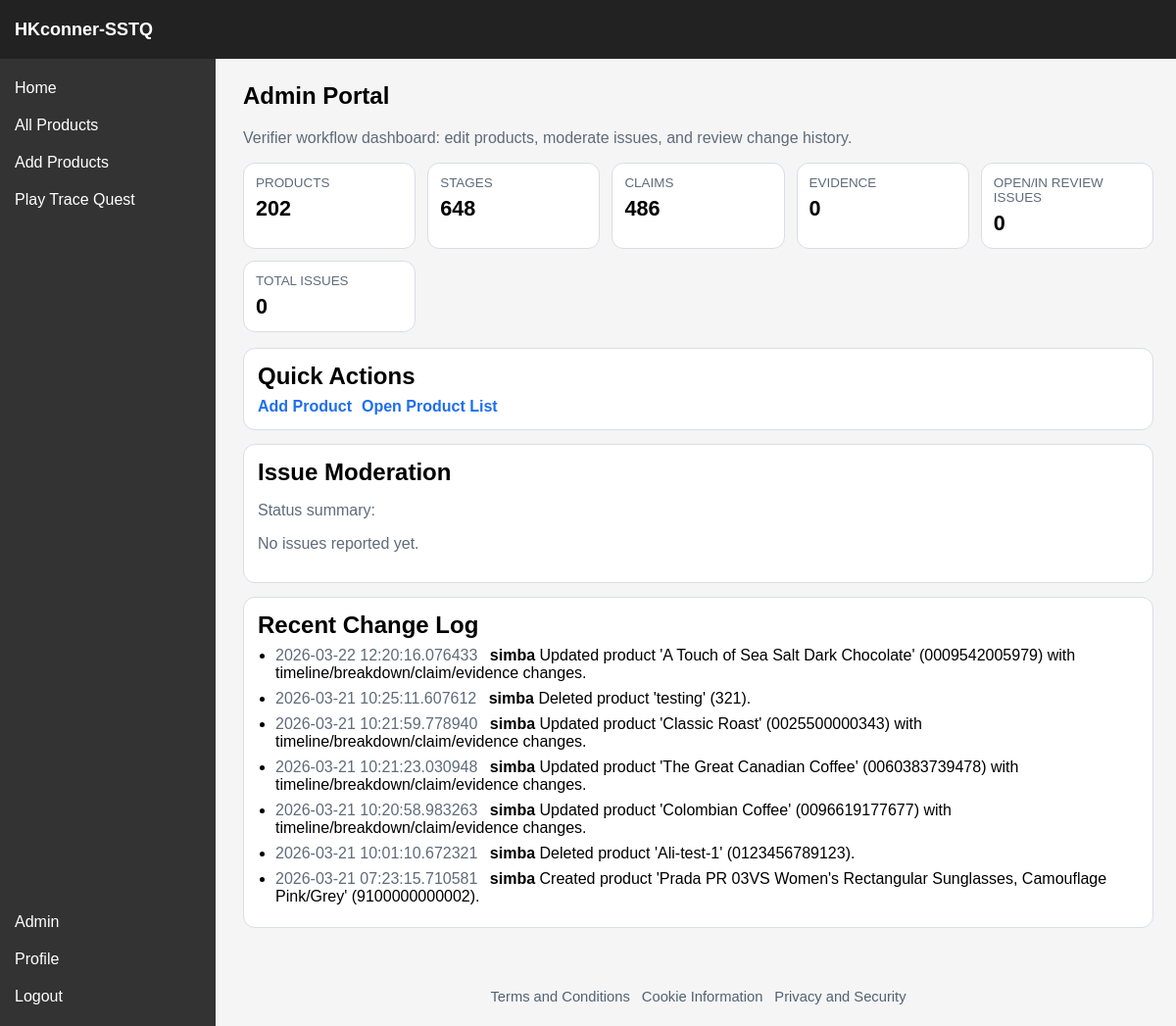
Page /admin (signed in) on the earlier database version.
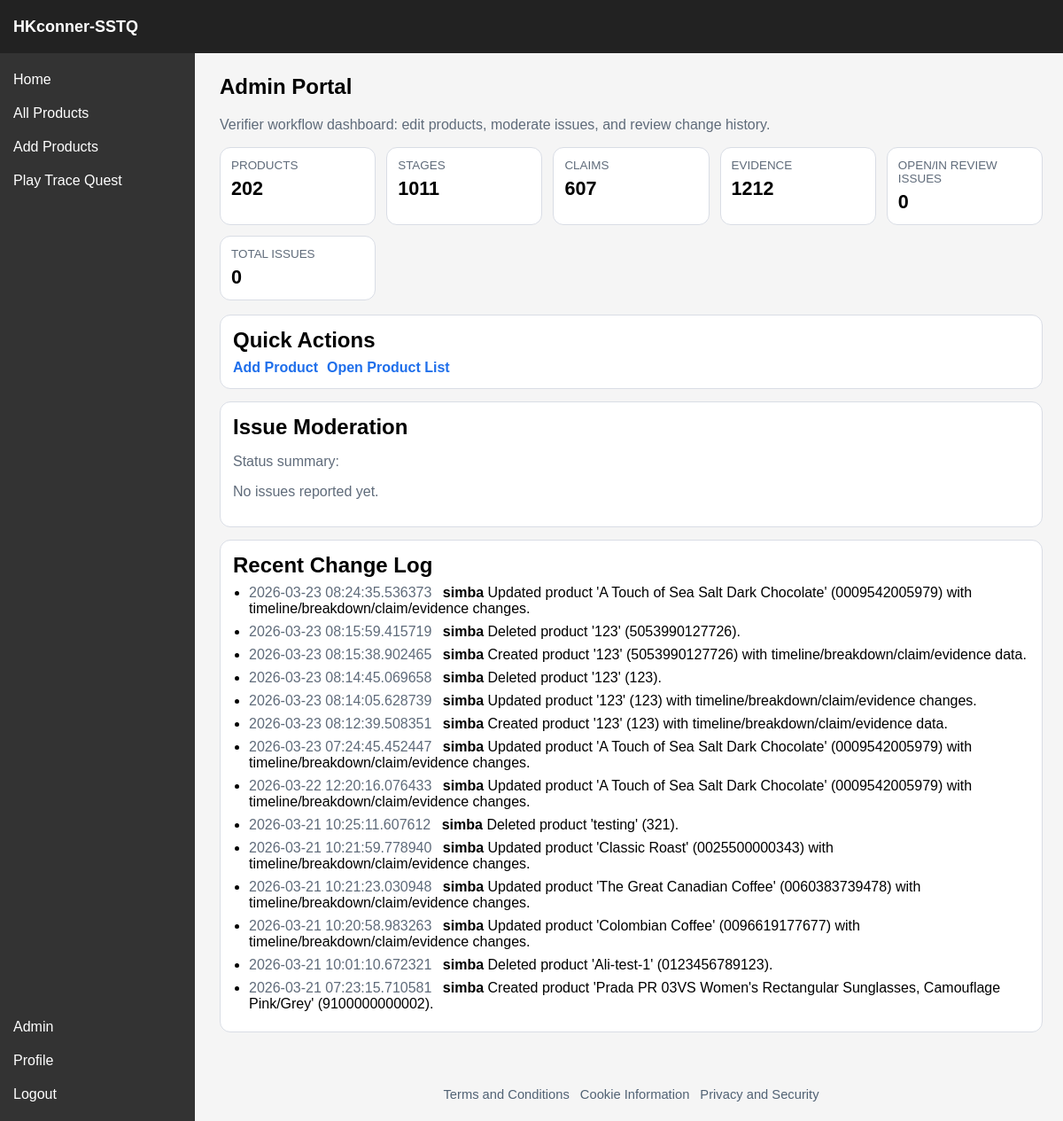
Same page on the later database version.
### sstq/models.py (models this page shows, shortened)
class ChangeLog(db.Model):
    __tablename__ = "changelogs"
    log_id = db.Column(db.Integer, primary_key=True)
    user_id = db.Column(db.Integer, db.ForeignKey("users.user_id"), nullable=False)
    timestamp = db.Column(db.DateTime, default=lambda: datetime.now(timezone.utc), nullable=False)
    change_summary = db.Column(db.String(512), nullable=False)
    user = db.relationship("User", backref="changelogs")

class User(db.Model, UserMixin):
    __tablename__ = "users"
    user_id = db.Column(db.Integer, primary_key=True)
    username = db.Column(db.String(64), unique=True, nullable=False)
    role = db.Column(db.String(16), default="consumer", nullable=False)
    password_hash = db.Column(db.String(256), nullable=False)
    @property
    def is_verifier(self):
        return self.role == "verifier"
    @property
    def is_admin(self):
        return self.role == "admin"

### sstq/routes/admin.py (the view)
@admin_bp.route("/admin", methods=["GET"])
@roles_required("verifier", "admin")
def admin():
    issue_rows = (
        db.session.query(Issue, Claim, Product, User)
        .join(Claim, Issue.claim_id == Claim.claim_id)
        .join(Product, Claim.product_barcode == Product.barcode)
        .outerjoin(User, Issue.user_id == User.user_id)
        .order_by(Issue.issue_id.desc())
        .limit(60)
        .all()
    )
    recent_changes = (
        db.session.query(ChangeLog, User)
        .join(User, ChangeLog.user_id == User.user_id)
        .order_by(ChangeLog.timestamp.desc())
        .limit(20)
        .all()
    )
    stats = {
        "products": Product.query.count(),
        "stages": Stage.query.count(),
        "claims": Claim.query.count(),
        "evidence": Evidence.query.count(),
        "issues_open": Issue.query.filter(Issue.status.in_(["open", "in_review"])).count(),
        "issues_total": Issue.query.count(),
    }
    status_breakdown = dict(
        db.session.query(Issue.status, db.func.count(Issue.issue_id))
        .group_by(Issue.status)
        .all()
    )
    return render_template(
        "admin.html",
        issue_rows=issue_rows,
        recent_changes=recent_changes,
        stats=stats,
        status_breakdown=status_breakdown,
    )

### sstq/routes/auth.py (called while the page is built)
@login_manager.user_loader
def load_user(user_id):
    return db.session.get(User, int(user_id))

### sstq/templates/admin.html (shortened to what this page needs)
{% extends "base.html" %}
{% block custom_css %}<link rel="stylesheet" href="{{ url_for('static', filename='css/admin.css') }}">{% endblock %}
{% block content %}
<section class="admin-page">
    <h1>Admin Portal</h1>
    <p class="intro">Verifier workflow dashboard: edit products, moderate issues, and review change history.</p>
    <div class="stats-grid">
        <article class="stat-card"><p class="label">Products</p><p class="value">{{ stats.products }}</p></article>
        <article class="stat-card"><p class="label">Stages</p><p class="value">{{ stats.stages }}</p></article>
        <article class="stat-card"><p class="label">Claims</p><p class="value">{{ stats.claims }}</p></article>
        <article class="stat-card"><p class="label">Evidence</p><p class="value">{{ stats.evidence }}</p></article>
        <article class="stat-card"><p class="label">Open/In Review Issues</p><p class="value">{{ stats.issues_open }}</p></article>
        <article class="stat-card"><p class="label">Total Issues</p><p class="value">{{ stats.issues_total }}</p></article>
    </div>
    <section class="panel">
        <h2>Quick Actions</h2>
        <div class="action-row">
            <a class="action-link" href="{{ url_for('product.product_add') }}">Add Product</a>
            <a class="action-link" href="{{ url_for('product.product') }}">Open Product List</a>
        </div>
    </section>
    <section class="panel">
        <h2>Issue Moderation</h2>
        <p class="muted">Status summary:
        </p>
        {% if issue_rows %}
            <div class="table-wrap">
                <table>
                    <thead>
                        <tr>
                            <th>Issue</th>
                            <th>Product</th>
                            <th>Claim</th>
                            <th>Reporter</th>
                            <th>Status</th>
                            <th>Resolution Note</th>
                            <th>Update</th>
                        </tr>
                    </thead>
                    <tbody>
                        {% for issue, claim, product, user in issue_rows %}
                            <tr>
                                <td>
                                    <strong>#{{ issue.issue_id }}</strong><br>
                                    <span class="muted">{{ issue.issue_type }}</span><br>
                                    {{ issue.description }}
                                </td>
                                <td>
                                    <a href="{{ url_for('product.product_detail', barcode=product.barcode) }}">{{ product.name }}</a><br>
                                    <span class="muted">{{ product.barcode }}</span>
                                </td>
                                <td>{{ claim.claim_type }}</td>
                                <td>{{ user.username if user else "anonymous" }}</td>
                                <td>{{ issue.status }}</td>
                                <td>{{ issue.resolution_note or "-" }}</td>
                                <td>
                                    <form method="POST" action="{{ url_for('admin.update_issue', issue_id=issue.issue_id) }}" class="issue-form">
                                        <select name="status" required>
                                            {% set current_status = issue.status or 'open' %}
                                            <option value="open" {% if current_status == 'open' %}selected{% endif %}>open</option>
                                            <option value="in_review" {% if current_status == 'in_review' %}selected{% endif %}>in_review</option>
                                            <option value="resolved" {% if current_status == 'resolved' %}selected{% endif %}>resolved</option>
                                            <option value="rejected" {% if current_status == 'rejected' %}selected{% endif %}>rejected</option>
                                        </select>
                                        <input name="resolution_note" placeholder="Resolution note" value="{{ issue.resolution_note or '' }}">
                                        <button type="submit">Save</button>
                                    </form>
                                </td>
                            </tr>
                        {% endfor %}
                    </tbody>
                </table>
            </div>
        {% else %}
            <p class="muted">No issues reported yet.</p>
        {% endif %}
    </section>
    <section class="panel">
        <h2>Recent Change Log</h2>
        {% if recent_changes %}
            <ul class="change-list">
                {% for log, user in recent_changes %}
                    <li>
                        <span class="time">{{ log.timestamp }}</span>
                        <strong>{{ user.username }}</strong>
                        <span>{{ log.change_summary }}</span>
                    </li>
                {% endfor %}
            </ul>
        {% else %}
            <p class="muted">No changes logged yet.</p>
        {% endif %}
    </section>
</section>
{% endblock %}

### sstq/templates/base.html (shortened to what this page needs)
<!DOCTYPE html>
<html lang="en">
<head>
    <link rel="stylesheet" href="{{ url_for('static', filename='css/base.css') }}">
    {% block custom_css %}{% endblock %}
</head>
<body>
    <div class="container">
        <div class="header">
            <div class="logo">
                <a href="{{ url_for('home.home') }}">HKconner-SSTQ</a>
            </div>
        </div>
        <div class="sidebar">
            <div class="sidebar-top">
                <a href="{{ url_for('home.home') }}">Home</a>
                <a href="{{ url_for('product.product') }}">All Products</a>
                {% if current_user.is_authenticated %}
                    {% if current_user.is_verifier or current_user.is_admin %}
                        <a href="{{ url_for('product.product_add') }}">Add Products</a>
                    {% endif %}
                {% endif %}
                <a href="{{ url_for('tracequest.tracequest') }}">Play Trace Quest</a>
            </div>
            <div class="sidebar-middle"></div>
            <div class="sidebar-bottom">
                {% if current_user.is_authenticated %}
                    {% if current_user.is_admin or current_user.is_verifier %}
                        <a href="{{ url_for('admin.admin') }}">Admin</a>
                    {% endif %}
                    <a href="{{ url_for('profile.profile') }}">Profile</a>
                    <a href="{{ url_for('auth.logout') }}">Logout</a>
                {% else %}
                    <a href="{{ url_for('auth.login') }}">Login</a>
                {% endif %}
            </div>
        </div>
        <div class="content">
            {% block content %}{% endblock %}
            <footer class="site-footer">
                <a href="{{ url_for('home.terms') }}">Terms and Conditions</a>
                <a href="{{ url_for('home.cookies') }}">Cookie Information</a>
                <a href="{{ url_for('home.privacy_security') }}">Privacy and Security</a>
            </footer>
        </div>
    </div>
</body>
</html>

### sstq/static/css/base.css (style rules this page uses)
* { box-sizing: border-box; }
body { margin: 0; font-family: Arial, sans-serif; min-height: 100vh; }
.container { display: grid; grid-template-columns: 220px 1fr; grid-template-rows: 60px calc(100vh - 60px); height: 100vh; overflow: hidden; }
.header { grid-column: 1 / 3; display: flex; align-items: center; background-color: #222; color: white; padding: 0 15px; min-height: 60px; }
.logo { margin-right: 20px; }
.logo a { color: white; text-decoration: none; font-weight: bold; font-size: 18px; }
.sidebar { background-color: #333; color: white; padding: 15px; display: flex; flex-direction: column; overflow-y: auto; }
.sidebar-top { display: flex; flex-direction: column; gap: 8px; }
.sidebar-middle { flex-grow: 1; }
.sidebar-bottom { display: flex; flex-direction: column; gap: 8px; }
.sidebar a { display: block; color: white; text-decoration: none; padding: 6px 0; }
.content { padding-left: 20px; padding-right: 15px; overflow-y: auto; background-color: #f5f5f5; }
.site-footer { display: flex; flex-wrap: wrap; gap: 12px; justify-content: center; margin: 10px 0 18px; padding: 14px 12px 4px; color: #5f6b7a; font-size: 0.92rem; }
.site-footer a { color: #516274; text-decoration: none; }

### sstq/static/css/admin.css (style rules this page uses)
.admin-page { max-width: 1200px; margin: 24px auto; padding: 0 8px 24px; }
.intro { color: #5f6b7a; }
.stats-grid { display: grid; gap: 12px; grid-template-columns: repeat(auto-fit, minmax(160px, 1fr)); margin: 16px 0; }
.stat-card { background: #fff; border: 1px solid #d9dde5; border-radius: 12px; padding: 12px; }
.stat-card .label { margin: 0; color: #5f6b7a; font-size: 0.84rem; text-transform: uppercase; }
.stat-card .value { margin: 6px 0 0; font-size: 1.35rem; font-weight: 700; }
.panel { background: #fff; border: 1px solid #d9dde5; border-radius: 12px; padding: 14px; margin-top: 14px; }
.panel h2 { margin: 0 0 8px; }
.action-row { display: flex; gap: 10px; flex-wrap: wrap; }
.action-link { color: #1f6feb; text-decoration: none; font-weight: 600; }
.muted { color: #5f6b7a; }
.change-list { margin: 0; padding-left: 18px; }
.change-list li { margin-bottom: 8px; }
.time { color: #5f6b7a; margin-right: 8px; }

Differences in the rows shown:
added ChangeLog: timestamp "2026-03-23 08:24:35.536373", username "simba", change_summary "Updated product 'A Touch of Sea Salt Dark Chocolate' (0009542005979) with timeline/breakdown/claim/evidence changes."
added ChangeLog: timestamp "2026-03-23 08:15:59.415719", username "simba", change_summary "Deleted product '123' (5053990127726)."
added ChangeLog: timestamp "2026-03-23 08:15:38.902465", username "simba", change_summary "Created product '123' (5053990127726) with timeline/breakdown/claim/evidence data."
added ChangeLog: timestamp "2026-03-23 08:14:45.069658", username "simba", change_summary "Deleted product '123' (123)."
added ChangeLog: timestamp "2026-03-23 08:14:05.628739", username "simba", change_summary "Updated product '123' (123) with timeline/breakdown/claim/evidence changes."
added ChangeLog: timestamp "2026-03-23 08:12:39.508351", username "simba", change_summary "Created product '123' (123) with timeline/breakdown/claim/evidence data."
added ChangeLog: timestamp "2026-03-23 07:24:45.452447", username "simba", change_summary "Updated product 'A Touch of Sea Salt Dark Chocolate' (0009542005979) with timeline/breakdown/claim/evidence changes."
Other differences:
{{ stats.stages }}: "648" → "1011"
{{ stats.claims }}: "486" → "607"
{{ stats.evidence }}: "0" → "1212"
